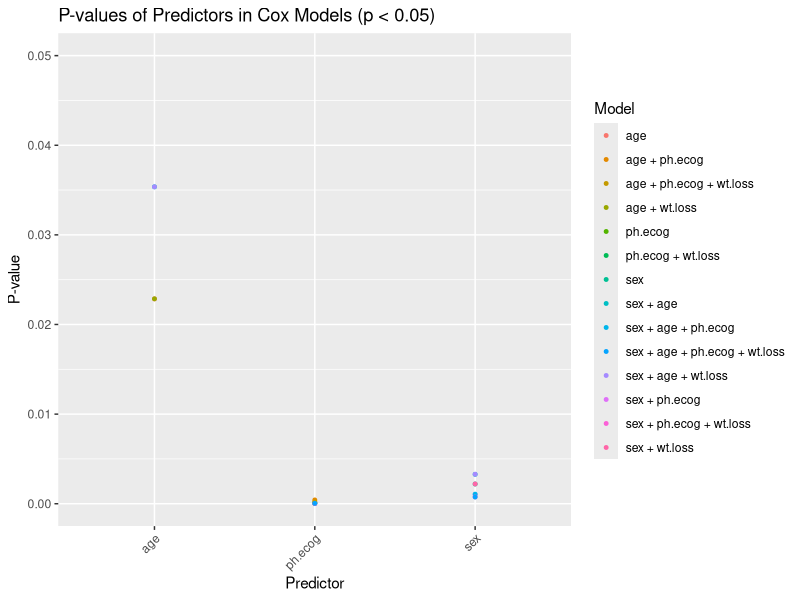
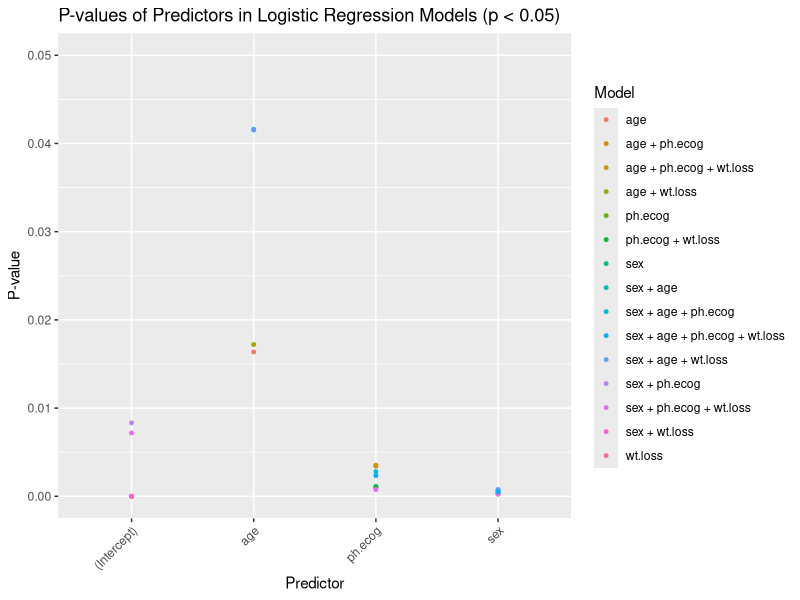
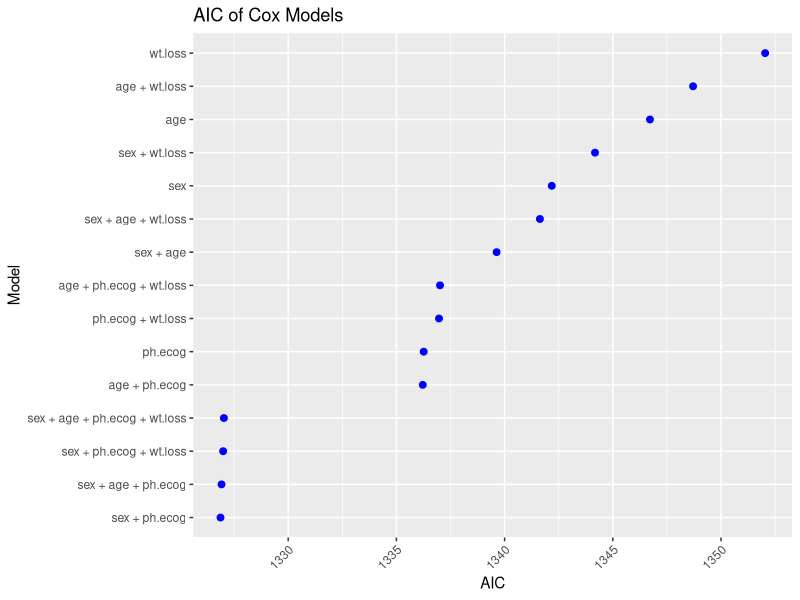
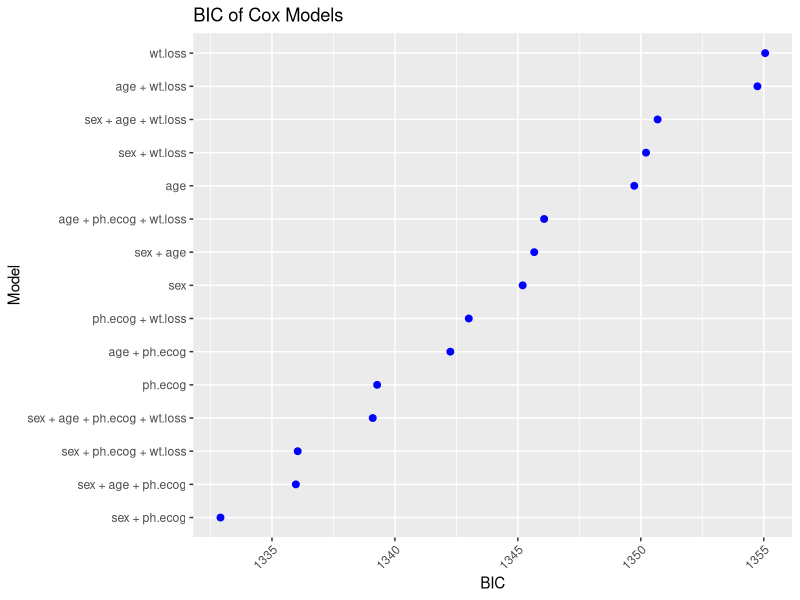
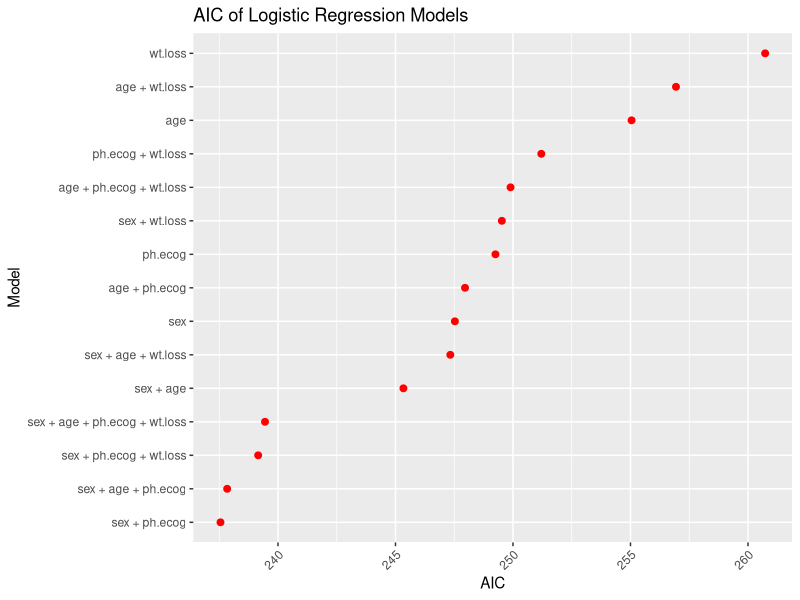
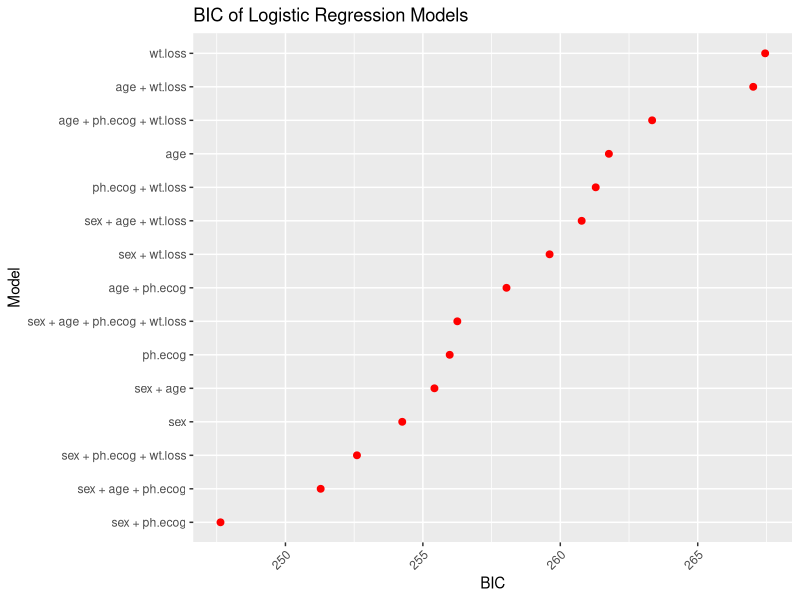
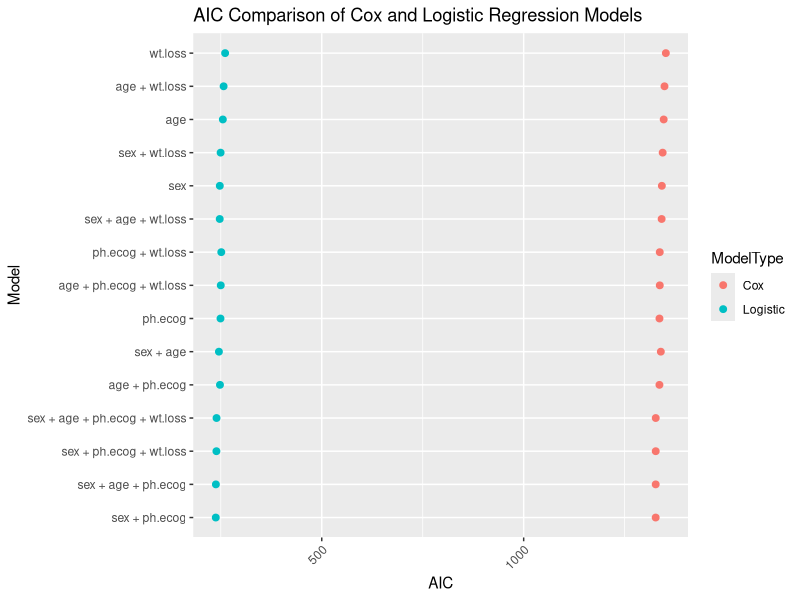

These charts were generated, in order, by the following R code:
## ---- chunk 1
# 加载必要的包
library(survival)
library(dplyr)
library(ggplot2)

# 使用示例数据集
data <- lung

# 确保二值变量和其他变量为数值型
binary_vars <- c("sex", "ph.ecog")  # 这里假设 'sex' 和 'ph.ecog' 是二值变量，实际情况请根据数据集调整
data[binary_vars] <- lapply(data[binary_vars], function(x) as.numeric(as.factor(x)) - 1)

# 去除包含缺失值的行
data <- na.omit(data[, c("time", "status", binary_vars, "age", "wt.loss")])

# 创建生存对象
surv_object <- Surv(time = data$time, event = data$status)

# 定义变量
variables <- c("sex", "age", "ph.ecog", "wt.loss")
combinations <- unlist(lapply(1:length(variables), function(x) combn(variables, x, simplify = FALSE)), recursive = FALSE)

# 初始化结果数据框
coefficients_info <- data.frame(Model = character(), Coefficient = character(), Estimate = numeric(), StdError = numeric(), tStatistic = numeric(), pValue = numeric(), stringsAsFactors = FALSE)

# 计算每个模型的指标
for (combo in combinations) {
  formula <- as.formula(paste("surv_object ~", paste(combo, collapse = " + ")))
  cox_fit <- coxph(formula, data = data)
  
  coeffs <- summary(cox_fit)$coefficients
  for (i in 1:nrow(coeffs)) {
    coefficients_info <- rbind(coefficients_info, data.frame(
      Model = paste(combo, collapse = " + "),
      Coefficient = rownames(coeffs)[i],
      Estimate = coeffs[i, "coef"],
      StdError = coeffs[i, "se(coef)"],
      tStatistic = coeffs[i, "z"],
      pValue = coeffs[i, "Pr(>|z|)"]
    ))
  }
}

# 筛选出p值小于0.05的点
significant_coeffs <- coefficients_info %>% filter(pValue < 0.05)

# 绘制p值图
pvalue_plot <- ggplot(significant_coeffs, aes(x = Coefficient, y = pValue, color = Model)) +
  geom_point(size = 1) +  # 缩小点的大小
  labs(title = "P-values of Predictors in Cox Models (p < 0.05)", x = "Predictor", y = "P-value") +
  theme(axis.text.x = element_text(angle = 45, hjust = 1)) +
  scale_y_continuous(breaks = seq(0, 0.05, by = 0.01), limits = c(0, 0.05))

print(pvalue_plot)



## ---- chunk 2
# 加载必要的包
library(dplyr)
library(ggplot2)
library(broom)

# 使用示例数据集
data <- lung

# 确保二值变量和其他变量为数值型
binary_vars <- c("sex", "ph.ecog")  # 这里假设 'sex' 和 'ph.ecog' 是二值变量，实际情况请根据数据集调整
data[binary_vars] <- lapply(data[binary_vars], function(x) as.numeric(as.factor(x)) - 1)

# 去除包含缺失值的行
data <- na.omit(data[, c("status", binary_vars, "age", "wt.loss")])

# 将status二值化 (1: event occurred, 0: censored)
data$status <- ifelse(data$status == 2, 1, 0)

# 定义变量
variables <- c("sex", "age", "ph.ecog", "wt.loss")
combinations <- unlist(lapply(1:length(variables), function(x) combn(variables, x, simplify = FALSE)), recursive = FALSE)

# 初始化结果数据框
coefficients_info <- data.frame(Model = character(), Coefficient = character(), Estimate = numeric(), StdError = numeric(), zValue = numeric(), pValue = numeric(), stringsAsFactors = FALSE)

# 计算每个模型的指标
for (combo in combinations) {
  formula <- as.formula(paste("status ~", paste(combo, collapse = " + ")))
  logit_fit <- glm(formula, data = data, family = binomial)
  
  coeffs <- summary(logit_fit)$coefficients
  for (i in 1:nrow(coeffs)) {
    coefficients_info <- rbind(coefficients_info, data.frame(
      Model = paste(combo, collapse = " + "),
      Coefficient = rownames(coeffs)[i],
      Estimate = coeffs[i, "Estimate"],
      StdError = coeffs[i, "Std. Error"],
      zValue = coeffs[i, "z value"],
      pValue = coeffs[i, "Pr(>|z|)"]
    ))
  }
}

# 筛选出p值小于0.05的点
significant_coeffs <- coefficients_info %>% filter(pValue < 0.05)

# 绘制p值图
pvalue_plot <- ggplot(significant_coeffs, aes(x = Coefficient, y = pValue, color = Model)) +
  geom_point(size = 1) +  # 缩小点的大小
  labs(title = "P-values of Predictors in Logistic Regression Models (p < 0.05)", x = "Predictor", y = "P-value") +
  theme(axis.text.x = element_text(angle = 45, hjust = 1)) +
  scale_y_continuous(breaks = seq(0, 0.05, by = 0.01), limits = c(0, 0.05))

print(pvalue_plot)



## ---- chunk 3
# 加载必要的包
library(survival)
library(dplyr)
library(ggplot2)
library(broom)

# 使用示例数据集
data <- lung

# 确保二值变量和其他变量为数值型
binary_vars <- c("sex", "ph.ecog")  # 这里假设 'sex' 和 'ph.ecog' 是二值变量，实际情况请根据数据集调整
data[binary_vars] <- lapply(data[binary_vars], function(x) as.numeric(as.factor(x)) - 1)

# 去除包含缺失值的行
data <- na.omit(data[, c("time", "status", binary_vars, "age", "wt.loss")])

# 将status二值化 (1: event occurred, 0: censored) for logistic regression
data$status_logistic <- ifelse(data$status == 2, 1, 0)

# 创建生存对象 for Cox regression
surv_object <- Surv(time = data$time, event = data$status)

# 定义变量
variables <- c("sex", "age", "ph.ecog", "wt.loss")
combinations <- unlist(lapply(1:length(variables), function(x) combn(variables, x, simplify = FALSE)), recursive = FALSE)

# 初始化结果数据框
cox_results <- data.frame(Model = character(), AIC = numeric(), BIC = numeric(), stringsAsFactors = FALSE)
logit_results <- data.frame(Model = character(), AIC = numeric(), BIC = numeric(), stringsAsFactors = FALSE)

# 计算每个Cox模型的AIC和BIC
for (combo in combinations) {
  formula <- as.formula(paste("surv_object ~", paste(combo, collapse = " + ")))
  cox_fit <- coxph(formula, data = data)
  
  model_info <- data.frame(
    Model = paste(combo, collapse = " + "),
    AIC = AIC(cox_fit),
    BIC = BIC(cox_fit)
  )
  
  cox_results <- rbind(cox_results, model_info)
}

# 计算每个逻辑回归模型的AIC和BIC
for (combo in combinations) {
  formula <- as.formula(paste("status_logistic ~", paste(combo, collapse = " + ")))
  logit_fit <- glm(formula, data = data, family = binomial)
  
  model_info <- data.frame(
    Model = paste(combo, collapse = " + "),
    AIC = AIC(logit_fit),
    BIC = BIC(logit_fit)
  )
  
  logit_results <- rbind(logit_results, model_info)
}

# 绘制Cox回归模型的AIC和BIC图
cox_plot <- ggplot(cox_results, aes(x = reorder(Model, AIC), y = AIC)) +
  geom_point(size = 2, color = "blue") +
  labs(title = "AIC of Cox Models", x = "Model", y = "AIC") +
  theme(axis.text.x = element_text(angle = 45, hjust = 1)) +
  coord_flip()

print(cox_plot)

cox_bic_plot <- ggplot(cox_results, aes(x = reorder(Model, BIC), y = BIC)) +
  geom_point(size = 2, color = "blue") +
  labs(title = "BIC of Cox Models", x = "Model", y = "BIC") +
  theme(axis.text.x = element_text(angle = 45, hjust = 1)) +
  coord_flip()

print(cox_bic_plot)

# 绘制逻辑回归模型的AIC和BIC图
logit_plot <- ggplot(logit_results, aes(x = reorder(Model, AIC), y = AIC)) +
  geom_point(size = 2, color = "red") +
  labs(title = "AIC of Logistic Regression Models", x = "Model", y = "AIC") +
  theme(axis.text.x = element_text(angle = 45, hjust = 1)) +
  coord_flip()

print(logit_plot)

logit_bic_plot <- ggplot(logit_results, aes(x = reorder(Model, BIC), y = BIC)) +
  geom_point(size = 2, color = "red") +
  labs(title = "BIC of Logistic Regression Models", x = "Model", y = "BIC") +
  theme(axis.text.x = element_text(angle = 45, hjust = 1)) +
  coord_flip()

print(logit_bic_plot)

## ---- chunk 4
# 加载必要的包
library(survival)
library(dplyr)
library(ggplot2)
library(broom)

# 使用示例数据集
data <- lung

# 确保二值变量和其他变量为数值型
binary_vars <- c("sex", "ph.ecog")  # 这里假设 'sex' 和 'ph.ecog' 是二值变量，实际情况请根据数据集调整
data[binary_vars] <- lapply(data[binary_vars], function(x) as.numeric(as.factor(x)) - 1)

# 去除包含缺失值的行
data <- na.omit(data[, c("time", "status", binary_vars, "age", "wt.loss")])

# 将status二值化 (1: event occurred, 0: censored) for logistic regression
data$status_logistic <- ifelse(data$status == 2, 1, 0)

# 创建生存对象 for Cox regression
surv_object <- Surv(time = data$time, event = data$status)

# 定义变量
variables <- c("sex", "age", "ph.ecog", "wt.loss")
combinations <- unlist(lapply(1:length(variables), function(x) combn(variables, x, simplify = FALSE)), recursive = FALSE)

# 初始化结果数据框
results <- data.frame(Model = character(), AIC = numeric(), BIC = numeric(), ModelType = character(), stringsAsFactors = FALSE)

# 计算每个Cox模型的AIC和BIC
for (combo in combinations) {
  formula <- as.formula(paste("surv_object ~", paste(combo, collapse = " + ")))
  cox_fit <- coxph(formula, data = data)
  
  model_info <- data.frame(
    Model = paste(combo, collapse = " + "),
    AIC = AIC(cox_fit),
    BIC = BIC(cox_fit),
    ModelType = "Cox"
  )
  
  results <- rbind(results, model_info)
}

# 计算每个逻辑回归模型的AIC和BIC
for (combo in combinations) {
  formula <- as.formula(paste("status_logistic ~", paste(combo, collapse = " + ")))
  logit_fit <- glm(formula, data = data, family = binomial)
  
  model_info <- data.frame(
    Model = paste(combo, collapse = " + "),
    AIC = AIC(logit_fit),
    BIC = BIC(logit_fit),
    ModelType = "Logistic"
  )
  
  results <- rbind(results, model_info)
}

# 绘制AIC图，比较Cox回归模型和逻辑回归模型
aic_plot <- ggplot(results, aes(x = reorder(Model, AIC), y = AIC, color = ModelType)) +
  geom_point(size = 2) +
  labs(title = "AIC Comparison of Cox and Logistic Regression Models", x = "Model", y = "AIC") +
  theme(axis.text.x = element_text(angle = 45, hjust = 1)) +
  coord_flip()

print(aic_plot)

